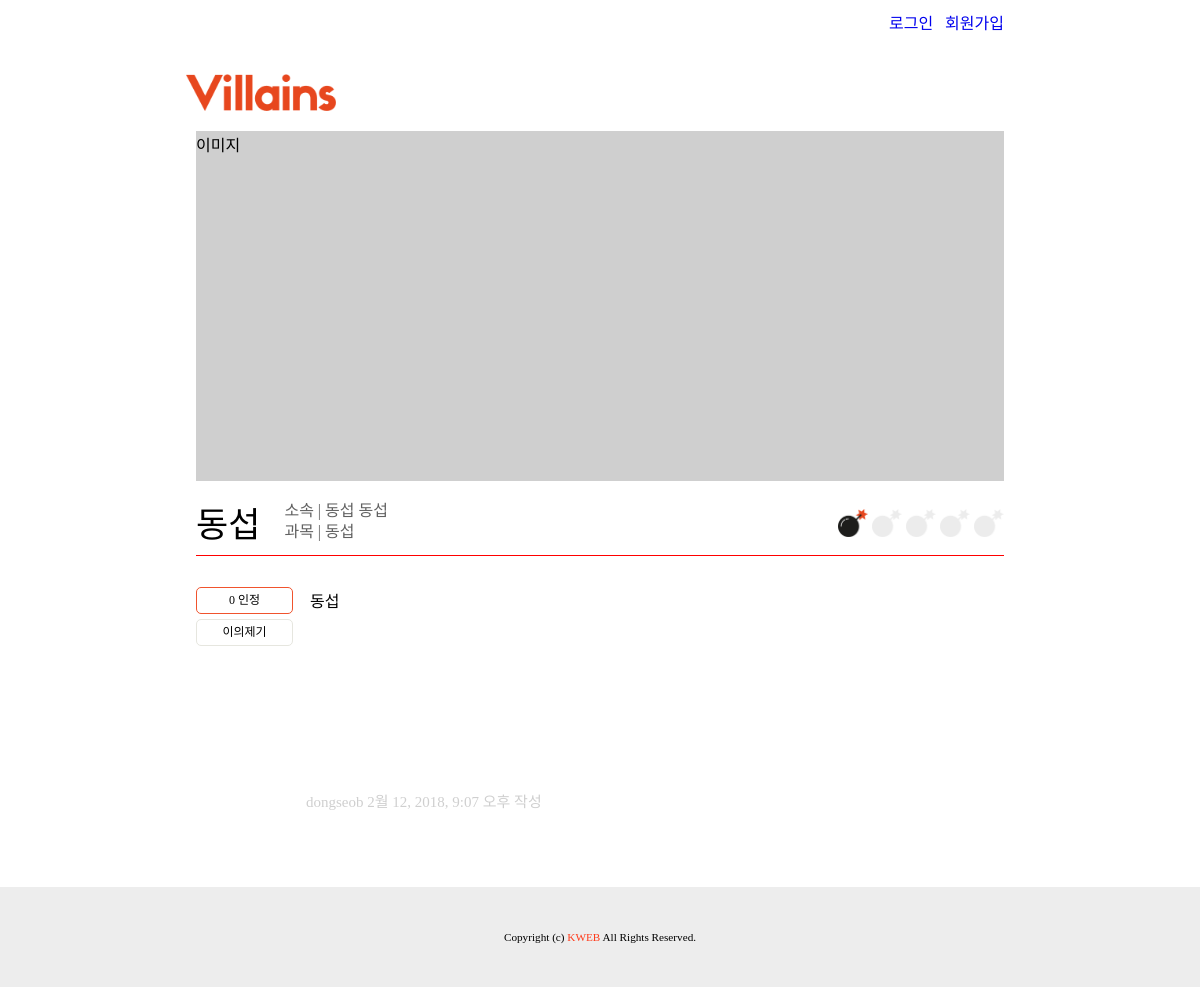
The app's page /detail/21/, older data.
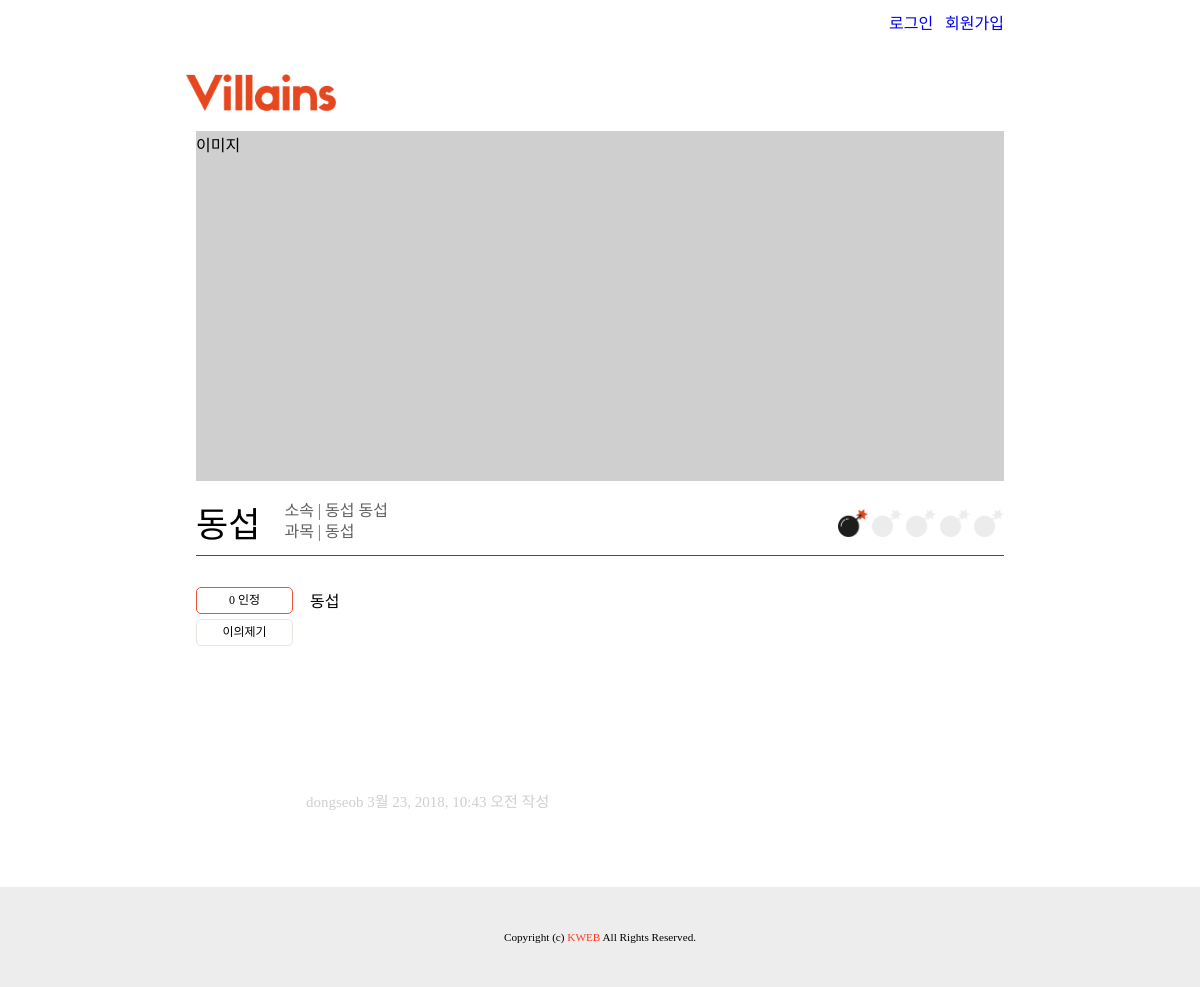
The same page, newer data.
### villains/models.py (models this page shows, shortened)
class Villain(models.Model):
    writter_id = models.CharField(max_length = 24) # models.ForeignKey(settings.AUTH_USER_MODEL, on_delete=models.CASCADE)
    villain_name = models.CharField(max_length = 24)
    univ = models.CharField(max_length = 24)
    major = models.CharField(max_length = 24)
    class_name = models.CharField(max_length = 24)
    bomb = models.IntegerField(
        default=1,
        validators=[
            MaxValueValidator(5),
            MinValueValidator(1)
        ]
    )
    content = models.CharField(max_length = 3000) #본문내용
    update_date = models.DateTimeField(auto_now=True) #자동으로 현재시간 추가
    agree_user_set = models.ManyToManyField(settings.AUTH_USER_MODEL,
                                        blank=True,
                                        related_name='agree_user_set',
                                        through='Agree')
    @property
    def agree_count(self):
      return self.agree_user_set.count()

### villains/views.py (the view)
# urls.py: url(r'^detail/(?P<pk>[0-9]+)/$', views.villain_detail, name='villain_detail'),
def villain_detail(request,pk):
    villain = get_object_or_404(Villain, pk=pk)
    if request.user.is_authenticated:
        villain_agree, villain_agree_created = villain.agree_set.get_or_create(user=request.user)
        if villain_agree_created: #생성되었다(눌렀던 적이 없음)
            villain_agree.delete()
            agree_ok = False
        else: #있던걸 꺼내왔다(눌렀었음)
            agree_ok = True
    else:
        agree_ok=False
    gray_num = 5-villain.bomb #빈 폭탄칸 개수
    return render(request, 'villains/villain_detail.html', {'villain': villain,"pk":pk, "agree_ok":agree_ok, "gray_num":gray_num})

### villains/templates/villains/villain_detail.html (shortened to what this page needs)
{% extends 'villains/base.html' %}
{% block content %}
{% load staticfiles %}
<head>
    <link rel="stylesheet" type="text/css" href="{% static 'villains/css/villain_detail.css' %}">
</head>
<div class="main">
    <div class = "detail_img">
                이미지
        </div>
        <div class = "detailHeader">
            <div class = "detailName">{{villain.villain_name}}</div>
            <div class = "detailPosition">
                소속 | {{villain.univ}} {{villain.major}}<br>
                과목 | {{villain.class_name}}
            </div>
            <div class="detailBomb">
              {% for i in "x"|rjust:villain.bomb %}
                <img src="{% static 'villains/image/bomb_on.png' %}">
              {% endfor %}
              {% for i in "x"|rjust:gray_num %}
                <img src="{% static 'villains/image/bomb_off.png' %}">
              {% endfor %}
            </div>
        </div>
       <hr id="orange_hr">
       <div class ="detailButtons">
         {% if agree_ok %}
            <div class = "agree" style="color:white; background-color:#f0532d;">{{villain.agree_count}} 인정</div>
         {% else %}
            <div class = "agree">{{villain.agree_count}} 인정</div>
         {% endif %}
         <div class = "protest">
           이의제기
        </div>
       </div>
       <div class = "detailContent">{{villain.content}}</div>
       <div class = "detailFooter">
        <div class = "detailInfo">
           {{villain.writter_id}} {{villain.update_date}} 작성
          </div>
       </div>
    </div>
{% endblock %}

Row changes from the older to the newer data that the page shows:
changed Villain "동섭": update_date "2월 12, 2018, 9:07 오후" → "3월 23, 2018, 10:43 오전"
